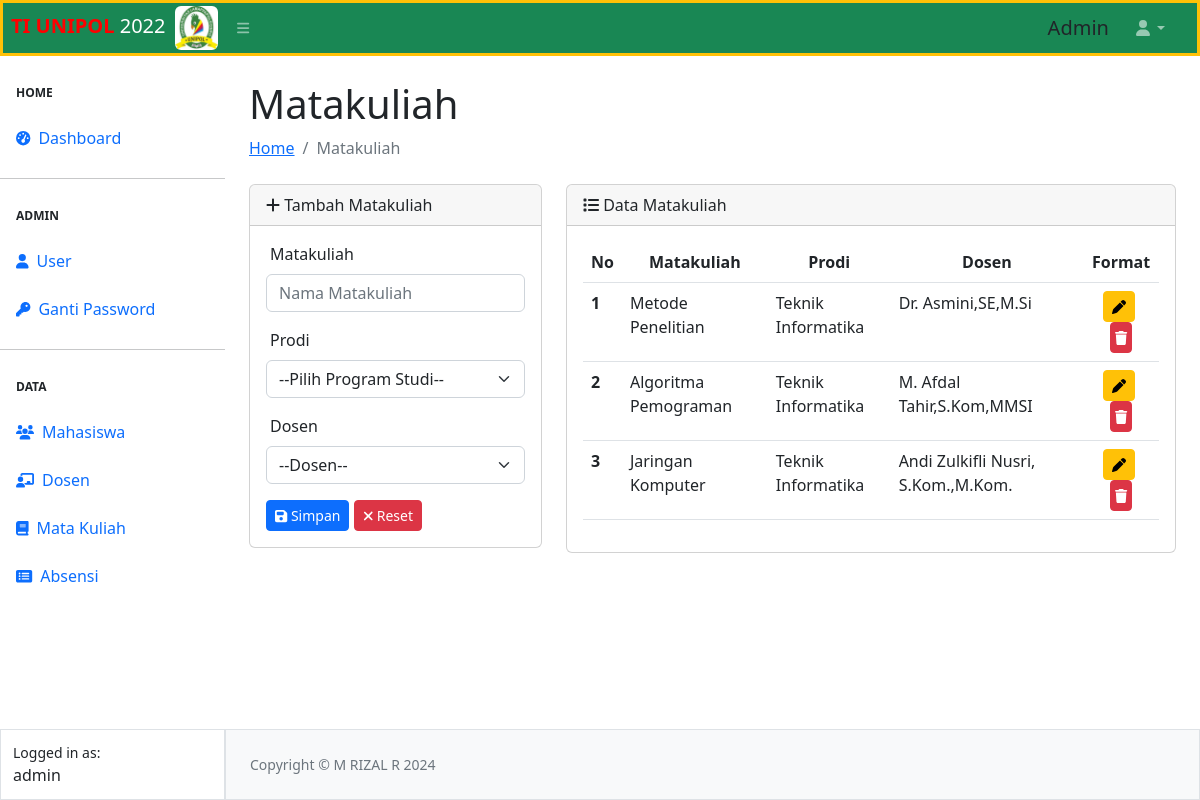
The app's page /matakuliah/matakuliah.php (signed in) with its own data.
### tables this page shows
CREATE TABLE `tb_matakuliah` (
  `id` int(11) NOT NULL,
  `matakuliah` varchar(200) NOT NULL,
  `prodi` varchar(150) NOT NULL,
  `dosen` varchar(150) NOT NULL
);

### matakuliah/matakuliah.php (the view, shortened to what this page needs)
<?php
require_once "../config.php";
require_once "../template/header.php";
require_once "../template/navbar.php";
require_once "../template/sidebar.php";
?>
<div id="layoutSidenav_content">
                <main>
                    <div class="container-fluid px-4">
                        <h1 class="mt-4">Matakuliah</h1>
                        <ol class="breadcrumb mb-4">
                            <li class="breadcrumb-item "><a href="../index.php">Home</a></li>
                            <li class="breadcrumb-item active">Matakuliah</li>
                        </ol>
                    <div class="row">
                            <div class="col-4">
                            <div class="card">
  <div class="card-header">
  <i class="fa-solid fa-plus"></i> Tambah Matakuliah
  </div>
  <div class="card-body">
<form action="proses-matakuliah.php" method="POST">
  <div class="mb-3">
    <label for="matakuliah" class="form-label ps-1" >Matakuliah</label>
    <input type="Text" class="form-control" id="matakuliah" name="matakuliah" placeholder="Nama Matakuliah" required >
  </div>
  <div class="mb-3">
      <label for="prodi" class="form-label ps-1 " >Prodi</label>
        <select name="prodi" id="prodi" class="form-select " required>
          <option selected>--Pilih Program Studi-- </option>
        </select>
    </div>
    <div class="mb-3">
      <label for="dosen" class="form-label ps-1 " >Dosen</label>
        <select name="dosen" id="dosen" class="form-select " required>
          <option selected>--Dosen-- </option>
        </select>
    </div>
    <button type="submit" name="simpan" class=" btn btn-sm btn-primary "><i class="fa-solid fa-floppy-disk"></i> Simpan</button>
  <button type="reset" name="reset" class=" btn  btn-sm btn-danger  me-1"><i class="fa-solid fa-xmark"></i> Reset</button>
  </div>
</div>
                            </div>
                            <div class="col-8">
                            <div class="card">
  <div class="card-header">
  <i class="fa-solid fa-list"></i> Data Matakuliah
  </div>
  <div class="card-body">
  <table class="table table-hover" id="datatablesSimple">
  <thead>
    <tr>
      <th scope="col">No</th>
      <th scope="col"> <center>Matakuliah</center></th>
      <th scope="col"><center>Prodi</center></th>
      <th scope="col"><center>Dosen</center></th>
      <th scope="col"><center>Format</center></th>
    </tr>
  </thead>
  <tbody>
  <?php
$no = 1;
$queryMatakuliah = mysqli_query($koneksi,"SELECT * FROM tb_matakuliah");
while ($data = mysqli_fetch_array($queryMatakuliah)) {?>
    <tr>
      <th scope="row"><?=$no++ ?></th>
      <td ><?= $data['matakuliah']?></td>
      <td ><?= $data['prodi']?></td>
      <td ><?= $data['dosen']?></td>
      <td align="center">
        <a href="edit-matakuliah.php?id=<?= $data['id']?>" class="btn btn-sm btn-warning me-1"  title="update Matakuliah"><i class="fa-solid fa-pen"></i></a>
        <button type="button" data-id="<?= $data['id']?>" id="btnHapus" class="btn btn-sm btn-danger px-1"  title="Hapus Matakuliah"><i class="fa-solid fa-trash"></i></button>
    </tr>
    <?php
}
?>
  </tbody>
    </table>
  </div>
</div>
                            </div>
                        </div>
                    </div>
                </main>
                <?php
require_once "../template/footer.php";
?>

### records on screen
tb_matakuliah: matakuliah "Metode Penelitian", prodi "Teknik Informatika", dosen "Dr. Asmini,SE,M.Si"
tb_matakuliah: matakuliah "Algoritma Pemograman", prodi "Teknik Informatika", dosen "M. Afdal Tahir,S.Kom,MMSI"
tb_matakuliah: matakuliah "Jaringan Komputer", prodi "Teknik Informatika", dosen "Andi Zulkifli Nusri, S.Kom.,M.Kom."

### other values on screen
$_SESSION["ssUser"] "Admin"
$_SESSION["ssUser"] "admin"
